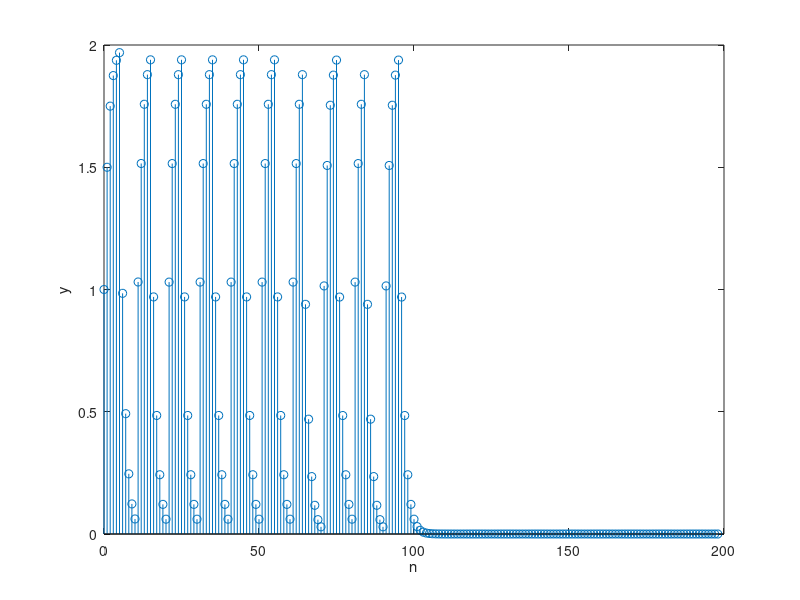

Write the MATLAB code that produced this figure.
 n = [ 0 1 2 3 4 5 6 7 8 9 10 11 12 13 14 15 16 17 18 19 20 21 22 23 24 25 26 27 28 29 30 31 32 33 34 35 36 37 38 39 40 41 42 43 44 45 46 47 48 49 50 51 52 53 54 55 56 57 58 59 60 61 62 63 64 65 66 67 68 69 70 71 72 73 74 75 76 77 78 79 80 81 82 83 84 85 86 87 88 89 90 91 92 93 94 95 96 97 98 99 ];
 x = [ 1 1 1 1 1 1 0 0 0 0 0 1 1 1 1 1 0 0 0 0 0 1 1 1 1 1 0 0 0 0 0 1 1 1 1 1 0 0 0 0 0 1 1 1 1 1 0 0 0 0 0 1 1 1 1 1 0 0 0 0 0 1 1 1 1 0 0 0 0 0 0 1 1 1 1 1 0 0 0 0 0 1 1 1 1 0 0 0 0 0 0 1 1 1 1 1 0 0 0 0 ];

h = (0.5).^(n);

y =conv(x,h);


n = 0:numel(y)-1;
figure;
stem(n,y);
xlabel('n'); ylabel('y')
